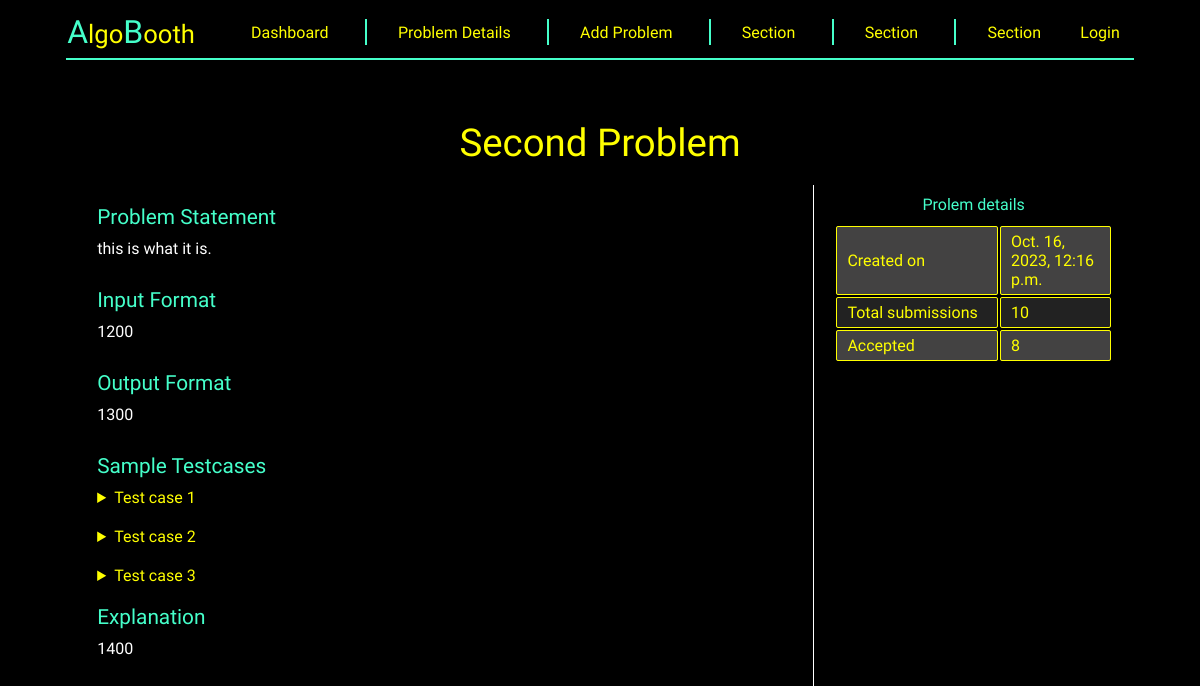
/problem/2, run on the app's committed database.
### addProblem/models.py (models this page shows)
class Problem(models.Model) :
    name = models.CharField(max_length = 100)
    rating = models.IntegerField()
    statement = models.TextField()
    input_description = models.TextField(null = True , blank = True)
    output_description = models.TextField(null = True , blank = True)
    testcases = models.ManyToManyField(TestCase)
    explanation = models.TextField(null = True , blank = True)
    added_date = models.DateTimeField(auto_now_add = True)
    class Meta:
        db_table = "problems"

class TestCase(models.Model) :
    tc_id = models.IntegerField()
    input_text = models.TextField()
    output_text = models.TextField()
    class Meta :
        db_table = "testcases"

### problemPage/views.py (the view)
# urls.py: path('<int:id>' , problem_details , name = "problem_details")
def problem_details(request , id) :
    problem = Problem.objects.filter(id = id).get()
    return render(request , "problem_details.html" , {'problem' : problem , 'testcases' : problem.testcases.all()})

### problemPage/templates/problem_details.html (shortened to what this page needs)
{% extends "base.html" %}
{% load static %}
{% block add_css_file %}
    <link href='{% static "styles/problem_page.css" %}' rel="stylesheet">
{% endblock add_css_file %}
{% block content %}
    <div id = "problem-page-container">
        <div id = "problem-title">
            {{problem.name}}
        </div>
        <div id = "sub-container">
            <div id = "left-side" class = "problem-details-left-side">
                <div class = "sub-section-title">
                    Problem Statement
                </div>
                <div class = "sub-section-content" id = "problem-statement">
                    {{problem.statement|linebreaksbr}}
                </div>
                <div class = "sub-section-title">
                    Input Format
                </div>
                <div class = "sub-section-content">
                    {{problem.input_description|linebreaksbr}}
                </div>
                <div class = "sub-section-title">
                    Output Format
                </div>
                <div class = "sub-section-content">
                    {{problem.output_description|linebreaksbr}}
                </div>
                <div class = "sub-section-title">
                    Sample Testcases
                </div>
                {% for tc in testcases %}
                    <details>
                        <summary class = "details-summary">Test case {{tc.tc_id}}</summary>
                    </details>
                {% endfor %}
                <div class = "sub-section-title">
                    Explanation
                </div>
                <div class = "sub-section-content">
                    {{problem.explanation|linebreaksbr}}
                </div>
            </div>
            <div id = "right-side">
                <div id = "problem-details-container">
                    <div id = "problem-details-title">
                        Prolem details
                    </div>
                    <div>
                        <table>
                            <tr>
                                <td>Created on</td>
                                <td>{{problem.added_date}}</td>
                            </tr>
                            <tr>
                                <td>Total submissions</td>
                                <td>10</td>
                            </tr>
                            <tr>
                                <td>Accepted</td>
                                <td>8</td>
                            </tr>
                        </table>
                    </div>
                </div>
            </div>
        </div>
    </div>
{% endblock content %}

### templates/base.html (shortened to what this page needs)
<!DOCTYPE html>
<html lang="en">
    <head>
        {% load static %}
        <link href='{% static "styles/base.css" %}' rel="stylesheet">
        <link href='{% static "styles/toast.css" %}' rel="stylesheet">
        {% block add_css_file %}{% endblock add_css_file %}
    </head>
    <body>
        <div id = "root">
            <div id = "navbar">
                <div id = "logo">
                    <span class = "special-char">A</span>lgo<span class = "special-char">B</span>ooth
                </div>
                <div id = "nav-item-div">
                    <div class = "nav-item">
                        <a href="{% url "dashboard" %}">Dashboard</a>
                    </div>
                    <div class = "vertical-line"></div>
                    <div class = "nav-item">
                        <a href="{% url "problem_page" %}">Problem Details</a>
                    </div>
                    <div class = "vertical-line"></div>
                    <div class = "nav-item">
                        <a href="{% url "add_problem_page" %}">Add Problem</a>
                    </div>
                    <div class = "vertical-line"></div>
                    <div class = "nav-item">
                        <a href="{% url "dashboard" %}">Section</a>
                    </div>
                    <div class = "vertical-line"></div>
                    <div class = "nav-item">
                        <a href="{% url "dashboard" %}">Section</a>
                    </div>
                    <div class = "vertical-line"></div>
                    <div class = "nav-item">
                        <a href="{% url "dashboard" %}">Section</a>
                    </div>
                </div>
                <div class = "nav-item" id = "nav-item-login">
                    <a href="{% url "register" %}">Login</a>
                </div>
            </div>
            <div class = "horizontal-line">
            </div>
            <div id = "container">
                {% block content %}{% endblock content %}
            </div>
        </div>
    </body>
</html>

### static/styles/base.css (style rules this page uses)
body { --color-a: #45FFCA; --color-a-low: rgba(69,255,202,0.5); --color-a-theme-1: rgb(34, 34, 34); --color-a-theme-2: rgb(67, 66, 66); --color-b: yellow; --color-c: white; font-family: 'Mooli', sans-serif; background-color: #000000; color: var(--color-b); }
#container { width: 90%; }
#root { display: grid; place-items: center; }
#navbar { display: flex; flex-direction: row; border-radius: 5px; align-items: center; padding: 5px; width: 90%; }
#nav-item-div { width: 90%; display: flex; flex-direction: row; gap: 10px; align-items: center; padding: 5px; justify-content: space-evenly; }
.nav-item { padding-right: 5px; color: var(--color-b); }
.nav-item a { padding: 8px; text-decoration: none; color: var(--color-b); }
.vertical-line { width: 2px; height: 1.6rem; background-color: var(--color-a) }
#logo { margin-right: 30px; font-size: 1.6rem; }
.special-char { color: var(--color-a); font-size: 2rem; }
#nav-item-login { margin-left: auto; }
.horizontal-line { width: 90%; margin-top: 2px; margin-bottom: 10px; border: 1px solid var(--color-a); }

### static/styles/problem_page.css (style rules this page uses)
#problem-page-container { display: flex; flex-direction: column; padding: 10px; gap: 20px; }
#problem-title { font-size: 2.4rem; margin-top: 40px; width: 100%; text-align: center; }
#sub-container { display: flex; flex-direction: row; justify-content: space-between; gap: 10px; }
#left-side { flex: 7; display: flex; flex-direction: column; gap: 10px; border-right: 1px solid white; padding: 20px; }
#right-side { height: auto; flex: 3; }
.sub-section-title { color: var(--color-a); font-size: 1.3rem; }
.sub-section-content { color: var(--color-c); font-size: 1rem; margin-bottom: 20px; text-align: justify; }
.details-summary { margin-bottom: 10px; cursor: pointer; }
tr { border: 1px solid var(--color-b); }
th , td { border: 1px solid var(--color-b); border-collapse: collapse; text-align: center; padding: 5px; }
td:first-child , th:first-child { width: 6%; }
td:last-child , th:last-child { width: 12%; }
td:nth-last-child(2) , tt:nth-last-child(2) { width: 12%; }
tr:nth-of-type(even) { background-color: var(--color-a-theme-1); }
tbody tr:nth-of-type(odd) { background-color: var(--color-a-theme-2); }
#problem-details-container { padding: 10px; display: flex; flex-direction: column; align-items: center; gap: 10px; }
#problem-details-title , .sub-container-title { color: var(--color-a); text-align: center; }
#problem-details-container td { text-align: left; padding-left: 10px; border-radius: 2px; }

### data on the page
Problem: name "Second Problem", statement "this is what it is.", input_description "1200", output_description "1300", explanation "1400", added_date "Oct. 16, 2023, 12:16 p.m."
TestCase: tc_id "1"
TestCase: tc_id "2"
TestCase: tc_id "3"
